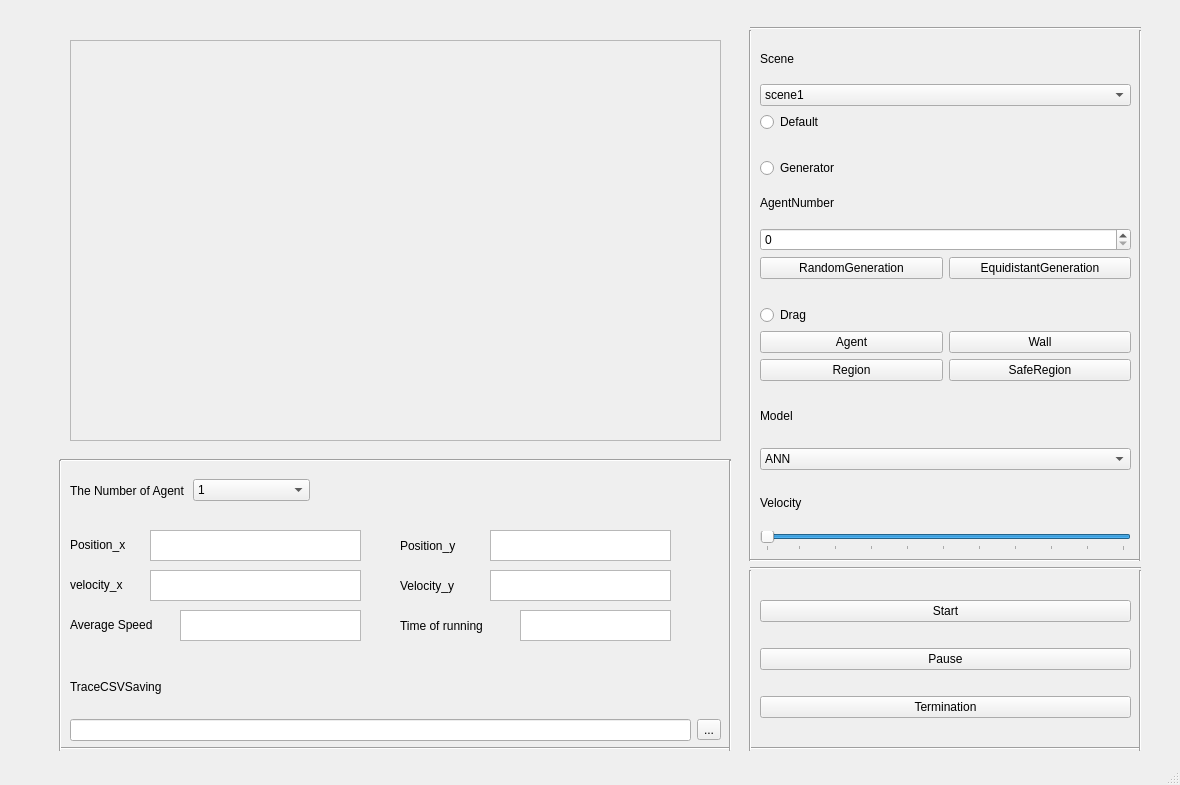
<?xml version="1.0" encoding="UTF-8"?>
<ui version="4.0">
 <class>MainWindow</class>
 <widget class="QMainWindow" name="MainWindow">
  <property name="geometry">
   <rect>
    <x>0</x>
    <y>0</y>
    <width>1180</width>
    <height>785</height>
   </rect>
  </property>
  <property name="windowTitle">
   <string>MainWindow</string>
  </property>
  <widget class="QWidget" name="centralwidget">
   <widget class="QWidget" name="verticalLayoutWidget">
    <property name="geometry">
     <rect>
      <x>760</x>
      <y>580</y>
      <width>371</width>
      <height>161</height>
     </rect>
    </property>
    <layout class="QVBoxLayout" name="verticalLayout">
     <item>
      <widget class="QPushButton" name="pushButton">
       <property name="text">
        <string>Start</string>
       </property>
      </widget>
     </item>
     <item>
      <widget class="QPushButton" name="pushButton_2">
       <property name="text">
        <string>Pause</string>
       </property>
      </widget>
     </item>
     <item>
      <widget class="QPushButton" name="pushButton_3">
       <property name="text">
        <string>Termination</string>
       </property>
      </widget>
     </item>
    </layout>
   </widget>
   <widget class="QWidget" name="verticalLayoutWidget_2">
    <property name="geometry">
     <rect>
      <x>760</x>
      <y>480</y>
      <width>371</width>
      <height>71</height>
     </rect>
    </property>
    <layout class="QVBoxLayout" name="verticalLayout_2">
     <item>
      <widget class="QLabel" name="label">
       <property name="text">
        <string>Velocity</string>
       </property>
      </widget>
     </item>
     <item>
      <widget class="QSlider" name="horizontalSlider">
       <property name="cursor">
        <cursorShape>ArrowCursor</cursorShape>
       </property>
       <property name="value">
        <number>99</number>
       </property>
       <property name="orientation">
        <enum>Qt::Horizontal</enum>
       </property>
       <property name="invertedAppearance">
        <bool>true</bool>
       </property>
       <property name="invertedControls">
        <bool>false</bool>
       </property>
       <property name="tickPosition">
        <enum>QSlider::TicksBelow</enum>
       </property>
       <property name="tickInterval">
        <number>10</number>
       </property>
      </widget>
     </item>
    </layout>
   </widget>
   <widget class="QWidget" name="verticalLayoutWidget_4">
    <property name="geometry">
     <rect>
      <x>760</x>
      <y>390</y>
      <width>371</width>
      <height>80</height>
     </rect>
    </property>
    <layout class="QVBoxLayout" name="verticalLayout_4">
     <item>
      <widget class="QLabel" name="label_4">
       <property name="text">
        <string>Model</string>
       </property>
      </widget>
     </item>
     <item>
      <widget class="QComboBox" name="comboBox_2">
       <item>
        <property name="text">
         <string>ANN</string>
        </property>
       </item>
       <item>
        <property name="text">
         <string>LSTM</string>
        </property>
       </item>
       <item>
        <property name="text">
         <string>SFC</string>
        </property>
       </item>
       <item>
        <property name="text">
         <string>Real-life</string>
        </property>
       </item>
      </widget>
     </item>
    </layout>
   </widget>
   <widget class="QWidget" name="verticalLayoutWidget_3">
    <property name="geometry">
     <rect>
      <x>760</x>
      <y>40</y>
      <width>371</width>
      <height>341</height>
     </rect>
    </property>
    <layout class="QVBoxLayout" name="verticalLayout_3">
     <item>
      <widget class="QLabel" name="label_2">
       <property name="text">
        <string>Scene</string>
       </property>
      </widget>
     </item>
     <item>
      <widget class="QComboBox" name="comboBox">
       <item>
        <property name="text">
         <string>scene1</string>
        </property>
       </item>
       <item>
        <property name="text">
         <string>scene2</string>
        </property>
       </item>
       <item>
        <property name="text">
         <string>scene3</string>
        </property>
       </item>
      </widget>
     </item>
     <item>
      <widget class="QRadioButton" name="radioButton_3">
       <property name="text">
        <string>Default</string>
       </property>
      </widget>
     </item>
     <item>
      <spacer name="horizontalSpacer">
       <property name="orientation">
        <enum>Qt::Horizontal</enum>
       </property>
       <property name="sizeHint" stdset="0">
        <size>
         <width>40</width>
         <height>20</height>
        </size>
       </property>
      </spacer>
     </item>
     <item>
      <widget class="QRadioButton" name="radioButton_2">
       <property name="text">
        <string>Generator</string>
       </property>
      </widget>
     </item>
     <item>
      <widget class="QLabel" name="label_3">
       <property name="text">
        <string>AgentNumber</string>
       </property>
      </widget>
     </item>
     <item>
      <widget class="QSpinBox" name="spinBox"/>
     </item>
     <item>
      <layout class="QGridLayout" name="gridLayout_2">
       <item row="0" column="0">
        <widget class="QPushButton" name="pushButton_8">
         <property name="text">
          <string>RandomGeneration</string>
         </property>
        </widget>
       </item>
       <item row="0" column="1">
        <widget class="QPushButton" name="pushButton_9">
         <property name="text">
          <string>EquidistantGeneration</string>
         </property>
        </widget>
       </item>
      </layout>
     </item>
     <item>
      <layout class="QGridLayout" name="gridLayout">
       <item row="2" column="1">
        <widget class="QPushButton" name="pushButton_5">
         <property name="text">
          <string>Wall</string>
         </property>
        </widget>
       </item>
       <item row="3" column="0">
        <widget class="QPushButton" name="pushButton_6">
         <property name="text">
          <string>Region</string>
         </property>
        </widget>
       </item>
       <item row="3" column="1">
        <widget class="QPushButton" name="pushButton_7">
         <property name="text">
          <string>SafeRegion</string>
         </property>
        </widget>
       </item>
       <item row="1" column="0">
        <widget class="QRadioButton" name="radioButton">
         <property name="text">
          <string>Drag</string>
         </property>
        </widget>
       </item>
       <item row="2" column="0">
        <widget class="QPushButton" name="pushButton_4">
         <property name="text">
          <string>Agent</string>
         </property>
        </widget>
       </item>
       <item row="0" column="0">
        <spacer name="horizontalSpacer_2">
         <property name="orientation">
          <enum>Qt::Horizontal</enum>
         </property>
         <property name="sizeHint" stdset="0">
          <size>
           <width>40</width>
           <height>20</height>
          </size>
         </property>
        </spacer>
       </item>
       <item row="0" column="1">
        <spacer name="horizontalSpacer_3">
         <property name="orientation">
          <enum>Qt::Horizontal</enum>
         </property>
         <property name="sizeHint" stdset="0">
          <size>
           <width>40</width>
           <height>20</height>
          </size>
         </property>
        </spacer>
       </item>
      </layout>
     </item>
    </layout>
   </widget>
   <widget class="QScrollArea" name="scrollArea">
    <property name="geometry">
     <rect>
      <x>70</x>
      <y>40</y>
      <width>651</width>
      <height>401</height>
     </rect>
    </property>
    <property name="widgetResizable">
     <bool>true</bool>
    </property>
    <widget class="QWidget" name="scrollAreaWidgetContents">
     <property name="geometry">
      <rect>
       <x>0</x>
       <y>0</y>
       <width>649</width>
       <height>399</height>
      </rect>
     </property>
    </widget>
   </widget>
   <widget class="QWidget" name="gridLayoutWidget">
    <property name="geometry">
     <rect>
      <x>70</x>
      <y>660</y>
      <width>651</width>
      <height>81</height>
     </rect>
    </property>
    <layout class="QGridLayout" name="gridLayout_3">
     <item row="1" column="0">
      <widget class="QLineEdit" name="lineEdit"/>
     </item>
     <item row="1" column="1">
      <widget class="QToolButton" name="toolButton">
       <property name="text">
        <string>...</string>
       </property>
      </widget>
     </item>
     <item row="0" column="0">
      <widget class="QLabel" name="label_5">
       <property name="text">
        <string>TraceCSVSaving</string>
       </property>
      </widget>
     </item>
    </layout>
   </widget>
   <widget class="QWidget" name="horizontalLayoutWidget_3">
    <property name="geometry">
     <rect>
      <x>70</x>
      <y>470</y>
      <width>240</width>
      <height>41</height>
     </rect>
    </property>
    <layout class="QHBoxLayout" name="horizontalLayout_3">
     <item>
      <widget class="QLabel" name="label_10">
       <property name="text">
        <string>The Number of Agent</string>
       </property>
      </widget>
     </item>
     <item>
      <widget class="QComboBox" name="comboBox_3">
       <item>
        <property name="text">
         <string>1</string>
        </property>
       </item>
       <item>
        <property name="text">
         <string>2</string>
        </property>
       </item>
       <item>
        <property name="text">
         <string>3</string>
        </property>
       </item>
       <item>
        <property name="text">
         <string>4</string>
        </property>
       </item>
       <item>
        <property name="text">
         <string>5</string>
        </property>
       </item>
       <item>
        <property name="text">
         <string>6</string>
        </property>
       </item>
       <item>
        <property name="text">
         <string>7</string>
        </property>
       </item>
       <item>
        <property name="text">
         <string>8</string>
        </property>
       </item>
       <item>
        <property name="text">
         <string>9</string>
        </property>
       </item>
       <item>
        <property name="text">
         <string>10</string>
        </property>
       </item>
      </widget>
     </item>
    </layout>
   </widget>
   <widget class="Line" name="line">
    <property name="geometry">
     <rect>
      <x>750</x>
      <y>20</y>
      <width>391</width>
      <height>16</height>
     </rect>
    </property>
    <property name="orientation">
     <enum>Qt::Horizontal</enum>
    </property>
   </widget>
   <widget class="Line" name="line_2">
    <property name="geometry">
     <rect>
      <x>740</x>
      <y>30</y>
      <width>20</width>
      <height>531</height>
     </rect>
    </property>
    <property name="orientation">
     <enum>Qt::Vertical</enum>
    </property>
   </widget>
   <widget class="Line" name="line_3">
    <property name="geometry">
     <rect>
      <x>750</x>
      <y>550</y>
      <width>391</width>
      <height>20</height>
     </rect>
    </property>
    <property name="orientation">
     <enum>Qt::Horizontal</enum>
    </property>
   </widget>
   <widget class="Line" name="line_4">
    <property name="geometry">
     <rect>
      <x>1130</x>
      <y>30</y>
      <width>20</width>
      <height>531</height>
     </rect>
    </property>
    <property name="orientation">
     <enum>Qt::Vertical</enum>
    </property>
   </widget>
   <widget class="QLabel" name="label_6">
    <property name="geometry">
     <rect>
      <x>70</x>
      <y>530</y>
      <width>71</width>
      <height>29</height>
     </rect>
    </property>
    <property name="text">
     <string>Position_x</string>
    </property>
   </widget>
   <widget class="QLabel" name="label_7">
    <property name="geometry">
     <rect>
      <x>400</x>
      <y>530</y>
      <width>81</width>
      <height>31</height>
     </rect>
    </property>
    <property name="text">
     <string>Position_y</string>
    </property>
   </widget>
   <widget class="QTextBrowser" name="textBrowser">
    <property name="geometry">
     <rect>
      <x>150</x>
      <y>530</y>
      <width>211</width>
      <height>31</height>
     </rect>
    </property>
   </widget>
   <widget class="QTextBrowser" name="textBrowser_2">
    <property name="geometry">
     <rect>
      <x>490</x>
      <y>530</y>
      <width>181</width>
      <height>31</height>
     </rect>
    </property>
   </widget>
   <widget class="QLabel" name="label_8">
    <property name="geometry">
     <rect>
      <x>70</x>
      <y>570</y>
      <width>68</width>
      <height>29</height>
     </rect>
    </property>
    <property name="text">
     <string>velocity_x</string>
    </property>
   </widget>
   <widget class="QTextBrowser" name="textBrowser_3">
    <property name="geometry">
     <rect>
      <x>150</x>
      <y>570</y>
      <width>211</width>
      <height>31</height>
     </rect>
    </property>
   </widget>
   <widget class="QLabel" name="label_9">
    <property name="geometry">
     <rect>
      <x>400</x>
      <y>570</y>
      <width>71</width>
      <height>31</height>
     </rect>
    </property>
    <property name="text">
     <string>Velocity_y</string>
    </property>
   </widget>
   <widget class="QTextBrowser" name="textBrowser_4">
    <property name="geometry">
     <rect>
      <x>490</x>
      <y>570</y>
      <width>181</width>
      <height>31</height>
     </rect>
    </property>
   </widget>
   <widget class="QLabel" name="label_15">
    <property name="geometry">
     <rect>
      <x>70</x>
      <y>610</y>
      <width>116</width>
      <height>29</height>
     </rect>
    </property>
    <property name="text">
     <string>Average Speed    </string>
    </property>
   </widget>
   <widget class="QTextBrowser" name="textBrowser_5">
    <property name="geometry">
     <rect>
      <x>180</x>
      <y>610</y>
      <width>181</width>
      <height>31</height>
     </rect>
    </property>
   </widget>
   <widget class="QLabel" name="label_14">
    <property name="geometry">
     <rect>
      <x>400</x>
      <y>610</y>
      <width>108</width>
      <height>31</height>
     </rect>
    </property>
    <property name="text">
     <string>Time of running</string>
    </property>
   </widget>
   <widget class="QTextBrowser" name="textBrowser_6">
    <property name="geometry">
     <rect>
      <x>520</x>
      <y>610</y>
      <width>151</width>
      <height>31</height>
     </rect>
    </property>
   </widget>
   <widget class="Line" name="line_5">
    <property name="geometry">
     <rect>
      <x>750</x>
      <y>560</y>
      <width>391</width>
      <height>16</height>
     </rect>
    </property>
    <property name="orientation">
     <enum>Qt::Horizontal</enum>
    </property>
   </widget>
   <widget class="Line" name="line_6">
    <property name="geometry">
     <rect>
      <x>750</x>
      <y>740</y>
      <width>391</width>
      <height>16</height>
     </rect>
    </property>
    <property name="orientation">
     <enum>Qt::Horizontal</enum>
    </property>
   </widget>
   <widget class="Line" name="line_7">
    <property name="geometry">
     <rect>
      <x>740</x>
      <y>570</y>
      <width>20</width>
      <height>181</height>
     </rect>
    </property>
    <property name="orientation">
     <enum>Qt::Vertical</enum>
    </property>
   </widget>
   <widget class="Line" name="line_8">
    <property name="geometry">
     <rect>
      <x>1130</x>
      <y>570</y>
      <width>20</width>
      <height>181</height>
     </rect>
    </property>
    <property name="orientation">
     <enum>Qt::Vertical</enum>
    </property>
   </widget>
   <widget class="Line" name="line_9">
    <property name="geometry">
     <rect>
      <x>60</x>
      <y>740</y>
      <width>671</width>
      <height>16</height>
     </rect>
    </property>
    <property name="orientation">
     <enum>Qt::Horizontal</enum>
    </property>
   </widget>
   <widget class="Line" name="line_10">
    <property name="geometry">
     <rect>
      <x>60</x>
      <y>450</y>
      <width>671</width>
      <height>20</height>
     </rect>
    </property>
    <property name="orientation">
     <enum>Qt::Horizontal</enum>
    </property>
   </widget>
   <widget class="Line" name="line_11">
    <property name="geometry">
     <rect>
      <x>50</x>
      <y>460</y>
      <width>20</width>
      <height>291</height>
     </rect>
    </property>
    <property name="orientation">
     <enum>Qt::Vertical</enum>
    </property>
   </widget>
   <widget class="Line" name="line_12">
    <property name="geometry">
     <rect>
      <x>720</x>
      <y>460</y>
      <width>20</width>
      <height>291</height>
     </rect>
    </property>
    <property name="orientation">
     <enum>Qt::Vertical</enum>
    </property>
   </widget>
  </widget>
  <widget class="QStatusBar" name="statusbar"/>
 </widget>
 <resources/>
 <connections/>
</ui>
